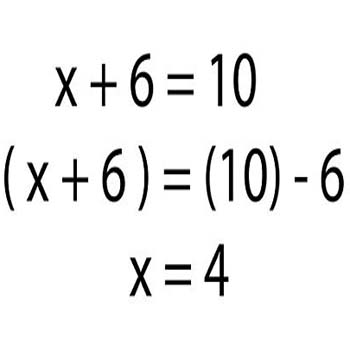
#> input picture simple-eq.jpg, 350 x 350 px
$ jupyter execute --allow-errors spot.ipynb
#> lines starting #> are read from the running program, lines starting #| are printed output that depends on the picture; after the words box and inside, x2 and y2 are one past the last pixel; in counts of white or black regions, pixels touching at a corner belong together
## SPOT: Silly Parsing for Optical Texts

[cell 1]
import pandas as pd
import numpy as np
import cv2
import pytesseract
custom_config = r' - oem 3 - psm 6'
from matplotlib import pyplot as plt
# pytesseract.pytesseract.tesseract_cmd = 'C:\Program Files\Tesseract-OCR\tesseract.exe'
pytesseract.pytesseract.tesseract_cmd = r'C:\Program Files\Tesseract-OCR\tesseract'

[cell 2]
# load raw image
# img = cv2.imread("akqcT.PNG",0)
img = cv2.imread("simple-eq.jpg",0)
#> img is the input picture: shape (350, 350); min 0, max 255, mean 240.6
# display raw image
plt.imshow(img, cmap="gray")
plt.show()

[cell 3]
def sharpen_image(im):
    # Define the sharpening kernel
    kernel = np.array([[0, -1, 0],
                       [-1,  9, -1],
                       [0, -1, 0]])

    # Apply the kernel to the image using convolution
    sharpened = cv2.filter2D(im, -1, kernel)
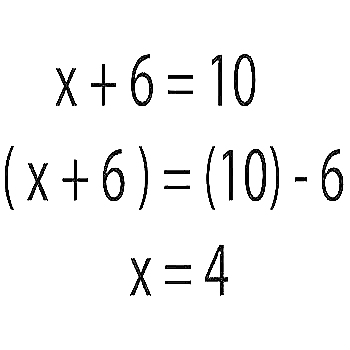
#> sharpened: shape (350, 350); min 0, max 255, mean 243.9

    return sharpened
# [4 lines of commented-out code are left out]

[cell 4]
# img = cv2.equalizeHist(img)
img = sharpen_image(img)
# display sharpened image
plt.imshow(img, cmap="gray")
plt.show()

[cell 5]
# # apply image thresholding
# img_blur = cv2.GaussianBlur(img, (5, 5), 0)
# img_thresh = cv2.adaptiveThreshold(img,255,cv2.ADAPTIVE_THRESH_GAUSSIAN_C,cv2.THRESH_BINARY,11,2)
# # invert the image, 255 is the maximum value
# img_thresh = 255 - img_thresh

# # Apply Gaussian blur to reduce noise
# # img_blur = cv2.GaussianBlur(img, (5, 5), 0)

# # # Apply adaptive thresholding using Gaussian method
# # img_thresh = cv2.adaptiveThreshold(img_blur, 255, cv2.ADAPTIVE_THRESH_GAUSSIAN_C, cv2.THRESH_BINARY, 11, 2)

# # # Invert the binary image (255 is the maximum value)
# # img_thresh = 255 - img_thresh
# # display image
# plt.imshow(img_thresh)
# plt.show()
# apply image thresholding

# possibly use canny edge detection to filter the image so it can be usable. this involves a some additional machine learning to see how much blurring and artifact removing is required. Pretty complex stuff. Lets keep it simple for now. get an MVP then we do Heijunka and improve.
blurred_img = img
# [5 lines of commented-out code are left out]

img_thresh = cv2.adaptiveThreshold(blurred_img,
          255,cv2.ADAPTIVE_THRESH_MEAN_C,cv2.THRESH_BINARY,11,4)
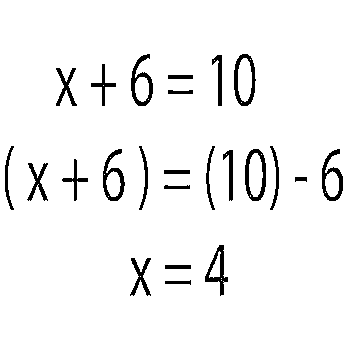
#> img_thresh: shape (350, 350); 95.4% white; 24 black regions, largest, box (x1, y1, x2, y2) and area: (245, 149, 266, 201) 431, (234, 54, 256, 106) 425, (131, 54, 153, 106) 419
# invert the image, 255 is the maximum value
img_thresh = 255 - img_thresh
# img_thresh = cv2.equalizeHist(img_thresh)
# display image
plt.imshow(img_thresh, cmap="gray")
plt.show()

[cell 6]
def align_text(im):
    # Binarize the image
    _, img_thresh = cv2.threshold(im, 0, 255, cv2.THRESH_BINARY_INV + cv2.THRESH_OTSU)

    # Get image dimensions
    h, w = im.shape
#> h = 350; w = 350

    # Find coordinates of non-zero elements
    coords = np.column_stack(np.where(img_thresh > 0))
#> coords = 116880 pairs, first value 0 to 349, second value 0 to 349

    # Calculate rotation angle
    angle = cv2.minAreaRect(coords)[-1]
#> angle = -90

    # Check if the angle is already close to 90 degrees within a tolerance
    if abs(angle - 90) < 5:  # Adjust the tolerance as needed
        return im  # Return the original image without rotation

    # Otherwise, adjust angle to rotate text to 90 degrees
    if angle < -45:
        angle = -(90 + angle)
#> angle = 0
    else:
        angle = -angle

    # Define rotation center
    center = (w // 2, h // 2)
#> center = (175, 175)

    # Compute rotation matrix
    M = cv2.getRotationMatrix2D(center, angle, 1.0)
#> M = [[1, 0, 0], [0, 1, 0]]

    # Apply rotation to the original image
    rotated = cv2.warpAffine(im, M, (w, h), flags=cv2.INTER_CUBIC, borderMode=cv2.BORDER_REPLICATE)

    return rotated

# Align text within the image to be level (rotated to 90 degrees)
img_thresh = align_text(img_thresh)

# Display the aligned image
plt.imshow(img_thresh, cmap="gray")
plt.show()

[cell 7]
# _, img_thresh = cv2.threshold(img_thresh, 0, 255, cv2.THRESH_BINARY_INV + cv2.THRESH_OTSU)
kernel = np.ones((3, 3), np.uint8)
img_thresh = cv2.morphologyEx(img_thresh, cv2.MORPH_CLOSE, kernel)
#> img_thresh: shape (350, 350); 4.7% white; 24 white regions

# Find contours of the text regions
contours, _ = cv2.findContours(img_thresh, cv2.RETR_EXTERNAL, cv2.CHAIN_APPROX_SIMPLE)
#> contours = 24 contours; largest, box (x1, y1, x2, y2) and area: (234, 54, 256, 106) 871, (245, 149, 266, 201) 868, (131, 54, 153, 106) 654, (103, 149, 125, 201) 646, (322, 149, 343, 201) 641

contours = sorted(contours, key=lambda ctr: (cv2.boundingRect(ctr)[1], cv2.boundingRect(ctr)[0]))

# Extract rows of text
img_thresh = 255 - img_thresh
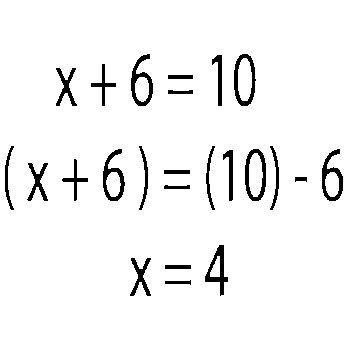
#> img_thresh: shape (350, 350); 95.3% white; 24 black regions, largest, box (x1, y1, x2, y2) and area: (245, 149, 266, 201) 434, (131, 54, 153, 106) 431, (234, 54, 256, 106) 429
rows = []
for contour in contours:
    x, y, w, h = cv2.boundingRect(contour)
    row = img_thresh[y:y+h, x:x+w]
    rows.append(row)
#> this loop made 24 passes
#> (x, y, w, h) on passes 1, 2, 3, 4, 5, 7, 8, 9, 10, 11, 12, 13: (131, 54, 22, 52), (234, 54, 22, 52), (212, 55, 10, 51), (91, 64, 25, 42), (56, 68, 21, 38), (168, 90, 25, 4), (5, 146, 9, 64), (139, 146, 9, 64), (206, 146, 9, 64), (270, 146, 9, 64), (103, 149, 22, 52), (245, 149, 21, 52)
#> (contour, x, y, w, h) on passes 6, 18, 23: ([[168, 75], [168, 78], [192, 78], [192, 75]], 168, 75, 25, 4), ([[164, 170], [164, 173], [189, 173], [189, 170]], 164, 170, 26, 4), ([[165, 265], [165, 268], [190, 268], [190, 265]], 165, 265, 26, 4)
#> pass 1, `row = img_thresh[y:y+h, x:x+w]`:
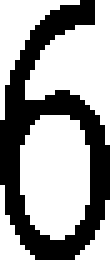
#> row: shape (52, 22) (shown 5 times larger); 62.3% white; 1 black region, box (x1, y1, x2, y2) and area: (0, 0, 22, 52) 431
#> pass 2, `row = img_thresh[y:y+h, x:x+w]`:
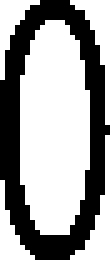
#> row: shape (52, 22) (shown 5 times larger); 62.5% white; 1 black region, box (x1, y1, x2, y2) and area: (0, 0, 22, 52) 429
#> after the loop, rows = 24 items

# Determine the number of rows and columns for subplots
num_rows = int(np.ceil(len(rows) / 4))  # Assuming 4 images per row
#> num_rows = 6
num_cols = min(len(rows), 4)
#> num_cols = 4

# Display the rows
plt.figure(figsize=(num_cols * 5, num_rows * 5))
for i, row in enumerate(rows):
    plt.subplot(num_rows, num_cols, i+1)
    plt.imshow(cv2.cvtColor(row, cv2.COLOR_BGR2RGB))
    plt.axis('off')
#> this loop made 24 passes

plt.show()
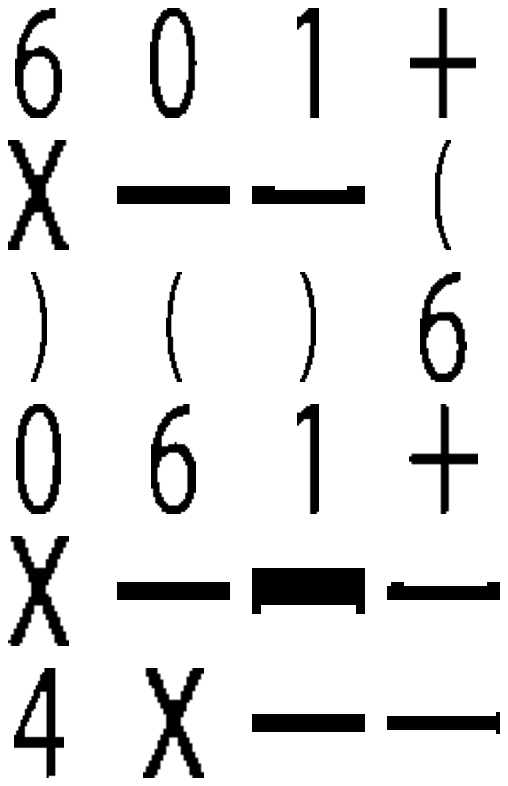
#> figure drawn by matplotlib, 24 panels

$ run again, with akqcT.png saved as simple-eq.jpg
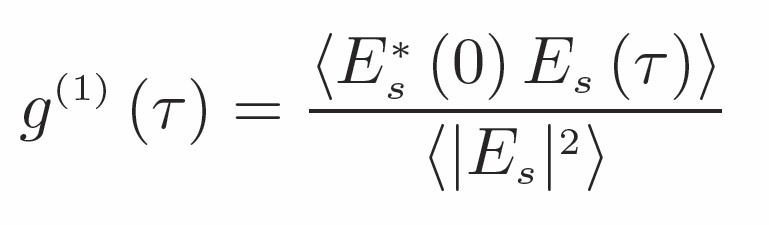
#> input picture akqcT.png, 769 x 225 px
#> `img_thresh = cv2.adaptiveThreshold(blurred_img, 255,cv2.ADAPTIVE_THRES..`:
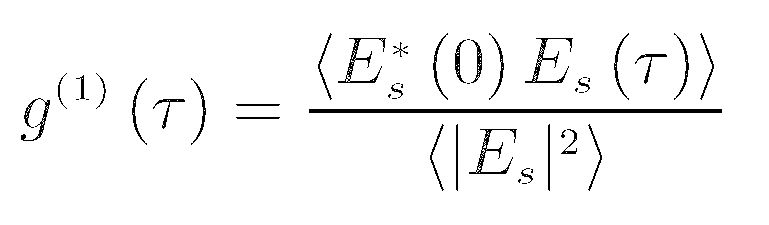
#> img_thresh: shape (225, 769); 96.4% white; 48 black regions (17 under 20 px), largest, box (x1, y1, x2, y2) and area: (309, 109, 722, 113) 1652, (525, 38, 573, 83) 386, (338, 38, 386, 83) 383
#> coords = 166782 pairs, first value 0 to 224, second value 0 to 768
#> in align_text, `angle = cv2.minAreaRect(coords)[-1]`: angle = -90
#> in align_text, `angle = -(90 + angle)`: angle = 0
#> M = [[1, 0, 0], [0, 1, 0]]
#> `img_thresh = cv2.morphologyEx(img_thresh, cv2.MORPH_CLOSE, kernel)`:
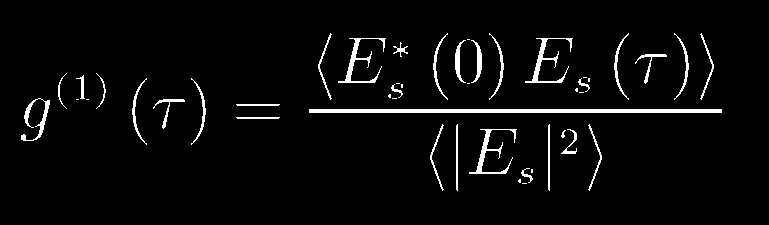
#> img_thresh: shape (225, 769); 3.8% white; 47 white regions (15 under 20 px)
#> `contours, _ = cv2.findContours(img_thresh, cv2.RETR_EXTERNAL, cv2.CHAI..`: contours = 47 contours, 16 with area under 20; largest, box (x1, y1, x2, y2) and area: (309, 109, 722, 113) 1236, (525, 38, 573, 83) 276, (469, 129, 517, 174) 275, (338, 38, 386, 83) 275, (21, 98, 50, 141) 215
#> `contours = sorted(contours, key=lambda ctr: (cv2.boundingRect(ctr)[1],..`: contours = 47 contours, 16 with area under 20; largest, box (x1, y1, x2, y2) and area: (309, 109, 722, 113) 1236, (525, 38, 573, 83) 276, (338, 38, 386, 83) 275, (469, 129, 517, 174) 275, (21, 98, 50, 141) 215
#> the loop `for contour in contours:` made 47 passes
#> (x, y, w, h) on passes 1 to 8: (318, 33, 14, 67), (433, 33, 15, 67), (489, 33, 15, 67), (614, 33, 15, 67), (674, 33, 15, 67), (700, 33, 14, 67), (338, 38, 48, 45), (525, 38, 48, 45)
#> after the loop `for contour in contours:`: rows = 47 items
#> num_rows = 12
#> num_cols = 4
#> the loop `for i, row in enumerate(rows):` made 47 passes
#> row on passes 9, 17, 21, 22, 23, 25, 26, 27: [[0, 0, 0]], [[0, 0, 0, 0]], [[0, 0], [0, 0], [0, 0], [0, 0]], [[0, 0, 0, 0]], [[0, 0, 0]], [[0, 0], [0, 0], [0, 0], [0, 0]], [[255, 0, 0], [0, 0, 0], [0, 0, 0], [255, 0, 0]], [[0, 0, 0, 0, 0]]
